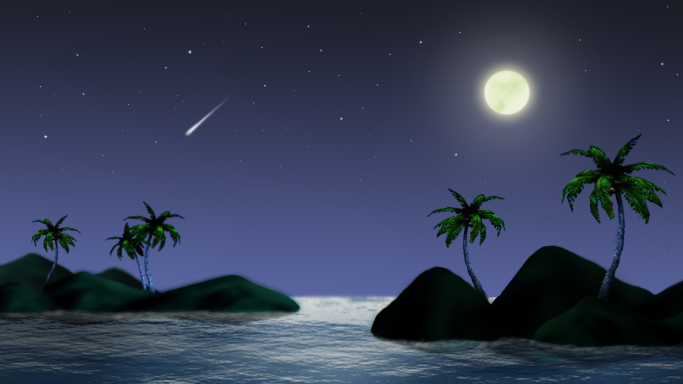
%> input picture LAB/2/151220129/asset/image/moon.jpg, 1366 x 768 px (shown at 1/2 size)
$ octave edge_test.m   (GNU Octave 9; MATLAB toolbox functions it lacks are replaced by stand-ins)
%> lines starting %> are read from the running program, lines starting %| are printed output that depends on the picture
### LAB/2/151220129/code/my_edge_marr.m
function output = my_edge_marr(input_image)
% input:gray image output:image edge logical
% marr
[m,n] = size(input_image);
e = false(m,n);
sigma = 2.5;
row = 2:m-1;
col=2:n-1;
op = fspecial('log',ceil(sigma*3) * 2 + 1,sigma);

op = op - sum(op(:))/numel(op); % make the op to sum to zero
b = imfilter(input_image,op,'replicate');

thresh = 0.75 * sum(abs(b(:)),'double') / numel(b);

% Look for the zero crossings
[r,c] = find(( b(row,col) < 0 & b(row,col+1) > 0 & abs( b(row,col)-b(row,col+1) ) > thresh )...
    |(b(row,col-1) > 0 & b(row,col) < 0 & abs( b(row,col-1)-b(row,col) ) > thresh)...
    |(b(row,col) < 0 & b(row+1,col) > 0 & abs( b(row,col)-b(row+1,col) ) > thresh)...
    |(b(row-1,col) > 0 & b(row,col) < 0 & abs( b(row-1,col)-b(row,col) ) > thresh));
e((r+1) + c*m) = 1;

% check to see if there are any points where the LoG was precisely zero:
[rz,cz] = find( b(row,col)==0 );
if ~isempty(rz)
    zero = (rz+1) + cz*m;   % Linear index for zero points
    zz = ((b(zero-1) < 0 & b(zero+1) > 0 & abs( b(zero-1)-b(zero+1) ) > 2*thresh)...
        |(b(zero-1) > 0 & b(zero+1) < 0 & abs( b(zero-1)-b(zero+1) ) > 2*thresh)...
        |(b(zero-m) < 0 & b(zero+m) > 0 & abs( b(zero-m)-b(zero+m) ) > 2*thresh)...
        |(b(zero-m) > 0 & b(zero+m) < 0 & abs( b(zero-m)-b(zero+m) ) > 2*thresh));
    e(zero(zz)) = 1;
end
output = e;
end

### LAB/2/151220129/code/my_edgelinking.m
function output = my_edgelinking(binary_image, row, col)
%in this function, you should finish the edge linking utility.
%the input parameters are a matrix of a binary image containing the edge
%information and coordinates of one of the edge points of a obeject
%boundary, you should run this function multiple times to find different
%object boundaries
%the output parameter is a Q-by-2 matrix, where Q is the number of boundary
%pixels. B holds the row and column coordinates of the boundary pixels.
%you can use different methods to complete the edge linking function
%the better the quality of object boundary and the more the object boundaries, you will get higher scores
    [M,N]=size(binary_image);

    tmp=[];
    queue_head=1;
    queue_tail=1;
    neighbour=[-1 -1;-1 0;-1 1;0 -1;0 1;1 -1;1 0;1 1];  %8-neighbourhood
%     neighbour=[-1 0;1 0;0 1;0 -1];     %4-neighbourhood
    q{queue_tail}=[row col];
    queue_tail=queue_tail+1;
    [ser1 , ~]=size(neighbour);
    num = 1;
    while queue_head~=queue_tail
        pix=q{queue_head};
        tmp(num,1)=pix(1,1);
        tmp(num,2)=pix(1,2);
        num = num + 1;
        for i=1:ser1
            pix1=pix+neighbour(i,:);
            if pix1(1)>=1 && pix1(2)>=1 &&pix1(1)<=M && pix1(2)<=N
                if binary_image(pix1(1),pix1(2)) == true
                    binary_image(pix1(1),pix1(2)) = false;
                    q{queue_tail}=[pix1(1) pix1(2)];
                    queue_tail=queue_tail+1;

                end
            end
        end
        queue_head=queue_head+1;
    end
    output = tmp;

### LAB/2/151220129/code/edge_test.m
%DIP16 Assignment 2
%Edge Detection
%In this assignment, you should build your own edge detection and edge linking
%function to detect the edges of a image.
%Please Note you cannot use the build-in matlab edge and bwtraceboundary function
%We supply four test images, and you can use others to show your results for edge
%detection, but you just need do edge linking for rubberband_cap.png.
clc; clear all;
% Load the test image
imgTest = im2double(imread('../asset/image/moon.jpg'));
imgTestGray = rgb2gray(imgTest);
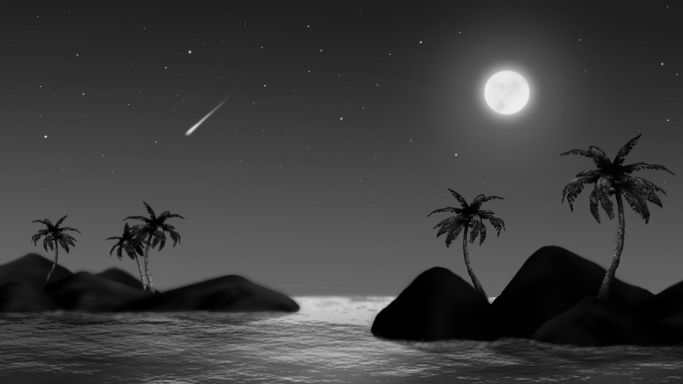
%> imgTestGray: size 768x1366 double (shown at 1/2 size); min 0, max 0.992, mean 0.242
figure; clf;
imshow(imgTestGray);

%now call your function my_edge, you can use matlab edge function to see
%the last result as a reference first
% img_edge = edge(imgTestGray);
% img_edge = my_edge(imgTestGray);
img_edge = my_edge_marr(imgTestGray);
%> in my_edge_marr, `b = imfilter(input_image,op,'replicate');`:
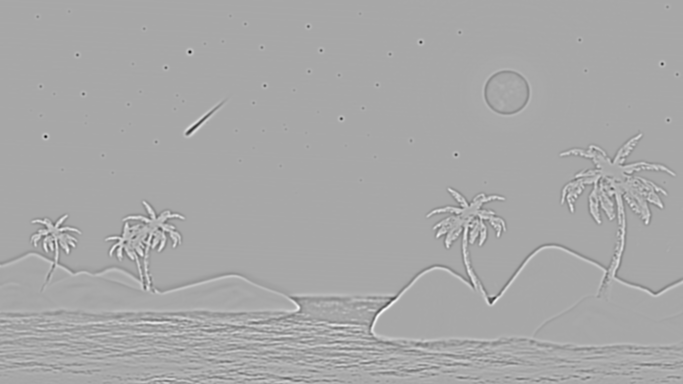
%> b: size 768x1366 double (shown at 1/2 size); min -0.0507, max 0.0264, mean -5.93e-07; drawn with min black and max white
%> in my_edge_marr, `thresh = 0.75 * sum(abs(b(:)),'double') / numel(b);`: thresh = 0.000839
%> in my_edge_marr, `[r,c] = find(( b(row,col) < 0 & b(row,col+1) > 0 & abs( b(row,col)-b(r..`: r = 35171 values from 10 to 766; c = 35171 values from 1 to 1364
%> in my_edge_marr, `e((r+1) + c*m) = 1;`:
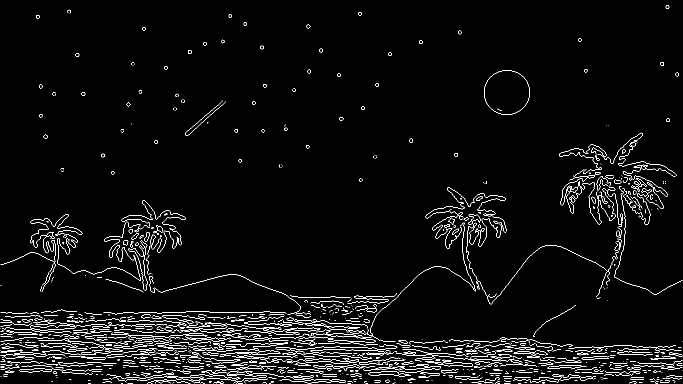
%> e: size 768x1366 logical (shown at 1/2 size); 3.4% white in thin lines or dots
%> in my_edge_marr, `[rz,cz] = find( b(row,col)==0 );`: rz = 1004 values from 616 to 664; cz = 1004 values from 804 to 1047
%> in my_edge_marr, `zero = (rz+1) + cz*m;`: zero = 1004 values from 618133 to 804720
%> in my_edge_marr, `zz = ((b(zero-1) < 0 & b(zero+1) > 0 & abs( b(zero-1)-b(zero+1) ) > 2*..`: zz = 1004 logical values, 0 true
figure;clf;
imshow(img_edge);
background = im2bw(imgTest, 1);
%> background: size 768x1366 logical; every value is 0
imshow(background);
%using imtool, you select a object boundary to trace, and choose
%an appropriate edge point as the start point
imtool(img_edge);
%now call your function my_edgelinking, you can use matlab bwtraceboundary
%function to see the last result as a reference first. please trace as many
%different object boundaries as you can, and choose different start edge points.
% Bxpc = bwtraceboundary(img_edge, [126, 232], 'N');
Bxpc = my_edgelinking(img_edge, 126, 239);
%> after the loop in my_edgelinking, `while queue_head~=queue_tail`: num = 2; q = {[126 239]}; queue_head = 2; tmp = [126 239]
%> Bxpc = [126 239]
hold on
plot(Bxpc(:,2), Bxpc(:,1), '.w', 'LineWidth', 1);
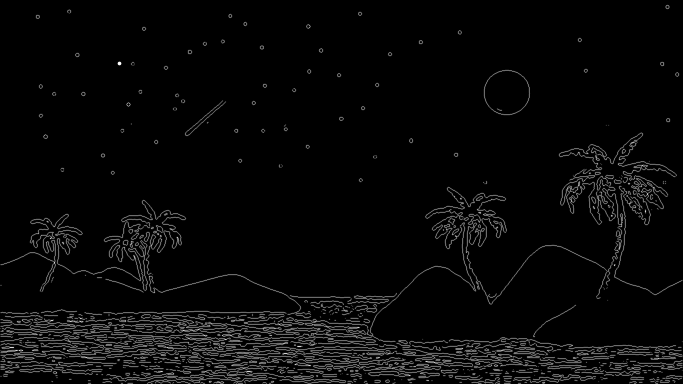
%> figure redrawn from the program's plot data; shown at 1/2 size

$ run again, with LAB/2/151220129/asset/image/rubberband_cap.png saved as LAB/2/151220129/asset/image/moon.jpg
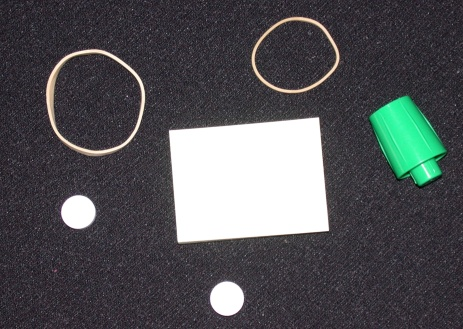
%> input picture LAB/2/151220129/asset/image/rubberband_cap.png, 463 x 329 px
%> thresh = 0.00244
%> r = 2273 values from 1 to 323; c = 2273 values from 13 to 461
%> e: size 329x463 logical; 1.5% white in thin lines or dots
%> rz = []
%> background: size 329x463 logical; every value is 0
%> the loop in my_edgelinking, `while queue_head~=queue_tail` made 526 passes
%> pix on passes 2 to 4: [125 240], [126 238], [125 241]
%> after the loop in my_edgelinking, `while queue_head~=queue_tail`:
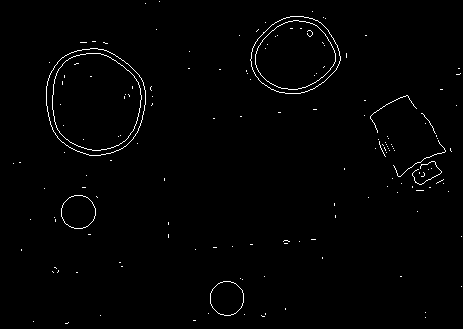
%> binary_image: size 329x463 logical; 1.1% white in thin lines or dots
%> after the loop in my_edgelinking, `while queue_head~=queue_tail`: num = 527; q = 526 items; queue_head = 527; tmp = 526 rows, first 12: [126 239; 125 240; 126 238; 125 241; 126 239; 126 237; 125 242; 126 236; 125 243; 126 235; 125 244; 126 234]
%> output has the same summary as tmp
%> Bxpc has the same summary as tmp in my_edgelinking
%> `plot(Bxpc(:,2), Bxpc(:,1), '.w', 'LineWidth', 1);`:
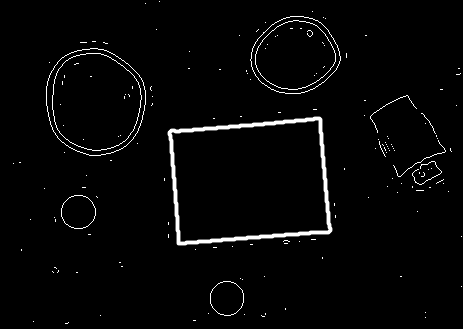
%> figure redrawn from the program's plot data
